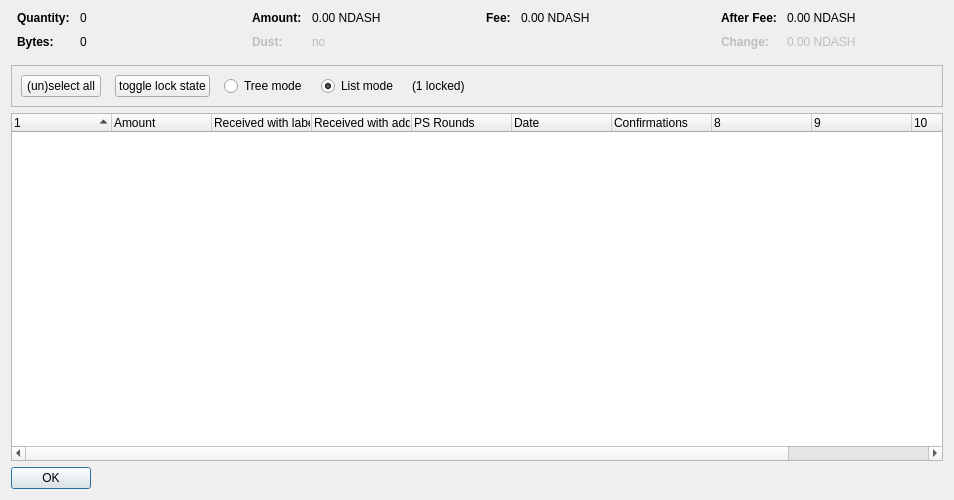
<?xml version="1.0" encoding="UTF-8"?>
<ui version="4.0">
 <class>CoinControlDialog</class>
 <widget class="QDialog" name="CoinControlDialog">
  <property name="geometry">
   <rect>
    <x>0</x>
    <y>0</y>
    <width>954</width>
    <height>500</height>
   </rect>
  </property>
  <property name="windowTitle">
   <string>Coin Selection</string>
  </property>
  <layout class="QVBoxLayout" name="verticalLayout">
   <item>
    <layout class="QHBoxLayout" name="horizontalLayoutTop" stretch="0,0,0,0">
     <property name="topMargin">
      <number>0</number>
     </property>
     <property name="bottomMargin">
      <number>10</number>
     </property>
     <item>
      <layout class="QFormLayout" name="formLayoutCoinControl1">
       <property name="horizontalSpacing">
        <number>10</number>
       </property>
       <property name="verticalSpacing">
        <number>10</number>
       </property>
       <property name="leftMargin">
        <number>6</number>
       </property>
       <property name="rightMargin">
        <number>6</number>
       </property>
       <item row="0" column="0">
        <widget class="QLabel" name="labelCoinControlQuantityText">
         <property name="font">
          <font>
           <weight>75</weight>
           <bold>true</bold>
          </font>
         </property>
         <property name="text">
          <string>Quantity:</string>
         </property>
        </widget>
       </item>
       <item row="0" column="1">
        <widget class="QLabel" name="labelCoinControlQuantity">
         <property name="cursor">
          <cursorShape>IBeamCursor</cursorShape>
         </property>
         <property name="contextMenuPolicy">
          <enum>Qt::ActionsContextMenu</enum>
         </property>
         <property name="text">
          <string notr="true">0</string>
         </property>
         <property name="textInteractionFlags">
          <set>Qt::LinksAccessibleByMouse|Qt::TextSelectableByKeyboard|Qt::TextSelectableByMouse</set>
         </property>
        </widget>
       </item>
       <item row="1" column="0">
        <widget class="QLabel" name="labelCoinControlBytesText">
         <property name="font">
          <font>
           <weight>75</weight>
           <bold>true</bold>
          </font>
         </property>
         <property name="text">
          <string>Bytes:</string>
         </property>
        </widget>
       </item>
       <item row="1" column="1">
        <widget class="QLabel" name="labelCoinControlBytes">
         <property name="cursor">
          <cursorShape>IBeamCursor</cursorShape>
         </property>
         <property name="contextMenuPolicy">
          <enum>Qt::ActionsContextMenu</enum>
         </property>
         <property name="text">
          <string notr="true">0</string>
         </property>
         <property name="textInteractionFlags">
          <set>Qt::LinksAccessibleByMouse|Qt::TextSelectableByKeyboard|Qt::TextSelectableByMouse</set>
         </property>
        </widget>
       </item>
      </layout>
     </item>
     <item>
      <layout class="QFormLayout" name="formLayoutCoinControl2">
       <property name="horizontalSpacing">
        <number>10</number>
       </property>
       <property name="verticalSpacing">
        <number>10</number>
       </property>
       <property name="leftMargin">
        <number>6</number>
       </property>
       <property name="rightMargin">
        <number>6</number>
       </property>
       <item row="0" column="0">
        <widget class="QLabel" name="labelCoinControlAmountText">
         <property name="font">
          <font>
           <weight>75</weight>
           <bold>true</bold>
          </font>
         </property>
         <property name="text">
          <string>Amount:</string>
         </property>
        </widget>
       </item>
       <item row="0" column="1">
        <widget class="QLabel" name="labelCoinControlAmount">
         <property name="cursor">
          <cursorShape>IBeamCursor</cursorShape>
         </property>
         <property name="contextMenuPolicy">
          <enum>Qt::ActionsContextMenu</enum>
         </property>
         <property name="text">
          <string notr="true">0.00 NDASH</string>
         </property>
         <property name="textInteractionFlags">
          <set>Qt::LinksAccessibleByMouse|Qt::TextSelectableByKeyboard|Qt::TextSelectableByMouse</set>
         </property>
        </widget>
       </item>
       <item row="1" column="0">
        <widget class="QLabel" name="labelCoinControlLowOutputText">
         <property name="enabled">
          <bool>false</bool>
         </property>
         <property name="font">
          <font>
           <weight>75</weight>
           <bold>true</bold>
          </font>
         </property>
         <property name="text">
          <string>Dust:</string>
         </property>
        </widget>
       </item>
       <item row="1" column="1">
        <widget class="QLabel" name="labelCoinControlLowOutput">
         <property name="enabled">
          <bool>false</bool>
         </property>
         <property name="cursor">
          <cursorShape>IBeamCursor</cursorShape>
         </property>
         <property name="contextMenuPolicy">
          <enum>Qt::ActionsContextMenu</enum>
         </property>
         <property name="text">
          <string notr="true">no</string>
         </property>
         <property name="textInteractionFlags">
          <set>Qt::LinksAccessibleByMouse|Qt::TextSelectableByKeyboard|Qt::TextSelectableByMouse</set>
         </property>
        </widget>
       </item>
      </layout>
     </item>
     <item>
      <layout class="QFormLayout" name="formLayoutCoinControl3">
       <property name="horizontalSpacing">
        <number>10</number>
       </property>
       <property name="verticalSpacing">
        <number>10</number>
       </property>
       <property name="leftMargin">
        <number>6</number>
       </property>
       <property name="rightMargin">
        <number>6</number>
       </property>
       <item row="0" column="0">
        <widget class="QLabel" name="labelCoinControlFeeText">
         <property name="font">
          <font>
           <weight>75</weight>
           <bold>true</bold>
          </font>
         </property>
         <property name="text">
          <string>Fee:</string>
         </property>
        </widget>
       </item>
       <item row="0" column="1">
        <widget class="QLabel" name="labelCoinControlFee">
         <property name="cursor">
          <cursorShape>IBeamCursor</cursorShape>
         </property>
         <property name="contextMenuPolicy">
          <enum>Qt::ActionsContextMenu</enum>
         </property>
         <property name="text">
          <string notr="true">0.00 NDASH</string>
         </property>
         <property name="textInteractionFlags">
          <set>Qt::LinksAccessibleByMouse|Qt::TextSelectableByKeyboard|Qt::TextSelectableByMouse</set>
         </property>
        </widget>
       </item>
      </layout>
     </item>
     <item>
      <layout class="QFormLayout" name="formLayoutCoinControl4">
       <property name="horizontalSpacing">
        <number>10</number>
       </property>
       <property name="verticalSpacing">
        <number>10</number>
       </property>
       <property name="leftMargin">
        <number>6</number>
       </property>
       <property name="rightMargin">
        <number>6</number>
       </property>
       <item row="0" column="0">
        <widget class="QLabel" name="labelCoinControlAfterFeeText">
         <property name="font">
          <font>
           <weight>75</weight>
           <bold>true</bold>
          </font>
         </property>
         <property name="text">
          <string>After Fee:</string>
         </property>
        </widget>
       </item>
       <item row="0" column="1">
        <widget class="QLabel" name="labelCoinControlAfterFee">
         <property name="cursor">
          <cursorShape>IBeamCursor</cursorShape>
         </property>
         <property name="contextMenuPolicy">
          <enum>Qt::ActionsContextMenu</enum>
         </property>
         <property name="text">
          <string notr="true">0.00 NDASH</string>
         </property>
         <property name="textInteractionFlags">
          <set>Qt::LinksAccessibleByMouse|Qt::TextSelectableByKeyboard|Qt::TextSelectableByMouse</set>
         </property>
        </widget>
       </item>
       <item row="1" column="0">
        <widget class="QLabel" name="labelCoinControlChangeText">
         <property name="enabled">
          <bool>false</bool>
         </property>
         <property name="font">
          <font>
           <weight>75</weight>
           <bold>true</bold>
          </font>
         </property>
         <property name="text">
          <string>Change:</string>
         </property>
        </widget>
       </item>
       <item row="1" column="1">
        <widget class="QLabel" name="labelCoinControlChange">
         <property name="enabled">
          <bool>false</bool>
         </property>
         <property name="cursor">
          <cursorShape>IBeamCursor</cursorShape>
         </property>
         <property name="contextMenuPolicy">
          <enum>Qt::ActionsContextMenu</enum>
         </property>
         <property name="text">
          <string notr="true">0.00 NDASH</string>
         </property>
         <property name="textInteractionFlags">
          <set>Qt::LinksAccessibleByMouse|Qt::TextSelectableByKeyboard|Qt::TextSelectableByMouse</set>
         </property>
        </widget>
       </item>
      </layout>
     </item>
    </layout>
   </item>
   <item>
    <widget class="QFrame" name="frame">
     <property name="minimumSize">
      <size>
       <width>0</width>
       <height>40</height>
      </size>
     </property>
     <property name="frameShape">
      <enum>QFrame::StyledPanel</enum>
     </property>
     <property name="frameShadow">
      <enum>QFrame::Sunken</enum>
     </property>
     <layout class="QHBoxLayout" name="horizontalLayout">
      <item>
       <layout class="QHBoxLayout" name="horizontalLayoutPanel" stretch="0,0,0,0,0,0">
        <property name="spacing">
         <number>14</number>
        </property>
        <item>
         <widget class="QPushButton" name="pushButtonSelectAll">
          <property name="sizePolicy">
           <sizepolicy hsizetype="Maximum" vsizetype="Fixed">
            <horstretch>0</horstretch>
            <verstretch>0</verstretch>
           </sizepolicy>
          </property>
          <property name="text">
           <string>(un)select all</string>
          </property>
          <property name="autoDefault">
           <bool>false</bool>
          </property>
         </widget>
        </item>
        <item>
         <widget class="QPushButton" name="pushButtonToggleLock">
          <property name="sizePolicy">
           <sizepolicy hsizetype="Maximum" vsizetype="Fixed">
            <horstretch>0</horstretch>
            <verstretch>0</verstretch>
           </sizepolicy>
          </property>
          <property name="text">
           <string>toggle lock state</string>
          </property>
          <property name="autoDefault">
           <bool>false</bool>
          </property>
         </widget>
        </item>
        <item>
         <widget class="QRadioButton" name="radioTreeMode">
          <property name="sizePolicy">
           <sizepolicy hsizetype="Maximum" vsizetype="Fixed">
            <horstretch>0</horstretch>
            <verstretch>0</verstretch>
           </sizepolicy>
          </property>
          <property name="text">
           <string>Tree mode</string>
          </property>
         </widget>
        </item>
        <item>
         <widget class="QRadioButton" name="radioListMode">
          <property name="sizePolicy">
           <sizepolicy hsizetype="Maximum" vsizetype="Fixed">
            <horstretch>0</horstretch>
            <verstretch>0</verstretch>
           </sizepolicy>
          </property>
          <property name="text">
           <string>List mode</string>
          </property>
          <property name="checked">
           <bool>true</bool>
          </property>
         </widget>
        </item>
        <item>
         <widget class="QLabel" name="labelLocked">
          <property name="text">
           <string>(1 locked)</string>
          </property>
         </widget>
        </item>
        <item>
         <spacer name="horizontalSpacer">
          <property name="orientation">
           <enum>Qt::Horizontal</enum>
          </property>
          <property name="sizeHint" stdset="0">
           <size>
            <width>40</width>
            <height>20</height>
           </size>
          </property>
         </spacer>
        </item>
       </layout>
      </item>
     </layout>
    </widget>
   </item>
   <item>
    <widget class="CoinControlTreeWidget" name="treeWidget">
     <property name="contextMenuPolicy">
      <enum>Qt::CustomContextMenu</enum>
     </property>
     <property name="sortingEnabled">
      <bool>false</bool>
     </property>
     <property name="columnCount">
      <number>11</number>
     </property>
     <attribute name="headerShowSortIndicator" stdset="0">
      <bool>true</bool>
     </attribute>
     <attribute name="headerStretchLastSection">
      <bool>false</bool>
     </attribute>
     <column>
      <property name="text">
       <string/>
      </property>
     </column>
     <column>
      <property name="text">
       <string>Amount</string>
      </property>
     </column>
     <column>
      <property name="text">
       <string>Received with label</string>
      </property>
     </column>
     <column>
      <property name="text">
       <string>Received with address</string>
      </property>
     </column>
     <column>
      <property name="text">
       <string>PS Rounds</string>
      </property>
     </column>
     <column>
      <property name="text">
       <string>Date</string>
      </property>
     </column>
     <column>
      <property name="text">
       <string>Confirmations</string>
      </property>
      <property name="toolTip">
       <string>Confirmed</string>
      </property>
     </column>
     <column>
      <property name="text">
       <string/>
      </property>
     </column>
     <column>
      <property name="text">
       <string/>
      </property>
     </column>
     <column>
      <property name="text">
       <string/>
      </property>
     </column>
     <column>
      <property name="text">
       <string/>
      </property>
     </column>
    </widget>
   </item>
   <item>
    <widget class="QDialogButtonBox" name="buttonBox">
     <property name="sizePolicy">
      <sizepolicy hsizetype="Maximum" vsizetype="Fixed">
       <horstretch>0</horstretch>
       <verstretch>0</verstretch>
      </sizepolicy>
     </property>
     <property name="orientation">
      <enum>Qt::Horizontal</enum>
     </property>
     <property name="standardButtons">
      <set>QDialogButtonBox::Ok</set>
     </property>
    </widget>
   </item>
  </layout>
 </widget>
 <customwidgets>
  <customwidget>
   <class>CoinControlTreeWidget</class>
   <extends>QTreeWidget</extends>
   <header>coincontroltreewidget.h</header>
  </customwidget>
 </customwidgets>
 <resources/>
 <connections/>
</ui>
